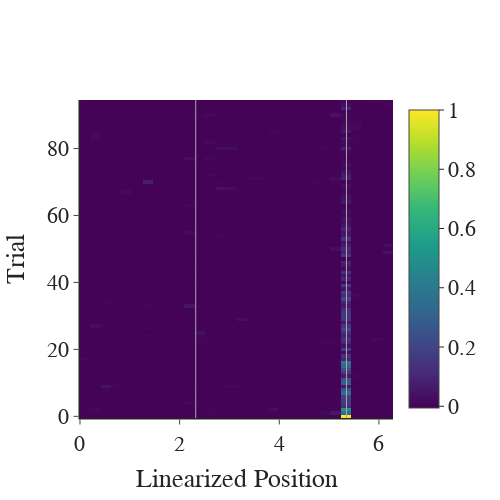

The code cell stored with this chart in its notebook:
### Code cell
fig = pf.plot_ensemble_raster(bin_edges, rasters, ensemble_id=0, normalized=True, reward_positions=[reward_one_pos.values, reward_two_pos.values],
                           x_title='Linearized Position', y_title='Trial')
fig.show()

### Figure 1 — Plotly figure (JSON) as saved in the notebook; plotly's stock layout.template omitted (floating-point values rounded to 4 significant figures; data arrays with more than 128 entries replaced by an {"elided": "..."} marker saying what was removed)
{"data": [{"type": "heatmap", "x": [0.0001941, 0.2096, 0.419, 0.6284, 0.8378, 1.047, 1.257, 1.466, 1.675, 1.885, 2.094, 2.304, 2.513, 2.722, 2.932, 3.141, 3.35, 3.56, 3.769, 3.979, 4.188, 4.397, 4.607, 4.816, 5.026, 5.235, 5.444, 5.654, 5.863, 6.073, 6.282], "z": {"elided": "95x30 float values"}}], "layout": {"font": {"family": "Arial", "size": 22}, "height": 500, "shapes": [{"line": {"color": "darkgrey", "width": 1}, "opacity": 1, "type": "line", "x0": 2.322, "x1": 2.322, "xref": "x", "y0": 0, "y1": 1, "yref": "y domain"}, {"line": {"color": "darkgrey", "width": 1}, "opacity": 1, "type": "line", "x0": 5.348, "x1": 5.348, "xref": "x", "y0": 0, "y1": 1, "yref": "y domain"}], "title": {"x": 0.5, "xanchor": "center", "y": 0.9, "yanchor": "top"}, "width": 500, "xaxis": {"anchor": "y", "domain": [0, 1], "linewidth": 1.5, "title": {"text": "Linearized Position"}}, "yaxis": {"anchor": "x", "domain": [0, 1], "linewidth": 1.5, "title": {"text": "Trial"}}}}
